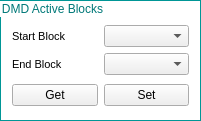
                        <widget class="QGroupBox" name="operatingModes_groupBox_2">
                         <property name="geometry">
                          <rect>
                           <x>10</x>
                           <y>20</y>
                           <width>201</width>
                           <height>121</height>
                          </rect>
                         </property>
                         <property name="sizePolicy">
                          <sizepolicy hsizetype="Fixed" vsizetype="Fixed">
                           <horstretch>0</horstretch>
                           <verstretch>0</verstretch>
                          </sizepolicy>
                         </property>
                         <property name="styleSheet">
                          <string notr="true">QGroupBox{ border: 1px solid ;
background-color: transparent;
border-color: rgb(0,150,150);
color:rgb(0,120,120);
;}</string>
                         </property>
                         <property name="title">
                          <string>DMD Active Blocks</string>
                         </property>
                         <layout class="QVBoxLayout" name="verticalLayout_51">
                          <item>
                           <spacer name="verticalSpacer_7">
                            <property name="orientation">
                             <enum>Qt::Vertical</enum>
                            </property>
                            <property name="sizeType">
                             <enum>QSizePolicy::Fixed</enum>
                            </property>
                            <property name="sizeHint" stdset="0">
                             <size>
                              <width>20</width>
                              <height>10</height>
                             </size>
                            </property>
                           </spacer>
                          </item>
                          <item>
                           <layout class="QHBoxLayout" name="horizontalLayout_35">
                            <item>
                             <layout class="QVBoxLayout" name="verticalLayout_28">
                              <item>
                               <widget class="QLabel" name="apiVersionLabel_2">
                                <property name="minimumSize">
                                 <size>
                                  <width>20</width>
                                  <height>0</height>
                                 </size>
                                </property>
                                <property name="font">
                                 <font>
                                  <pointsize>8</pointsize>
                                 </font>
                                </property>
                                <property name="styleSheet">
                                 <string notr="true">QLabel{border:0px}</string>
                                </property>
                                <property name="text">
                                 <string>Start Block</string>
                                </property>
                               </widget>
                              </item>
                              <item>
                               <widget class="QLabel" name="apiVersionLabel_3">
                                <property name="minimumSize">
                                 <size>
                                  <width>20</width>
                                  <height>0</height>
                                 </size>
                                </property>
                                <property name="font">
                                 <font>
                                  <pointsize>8</pointsize>
                                 </font>
                                </property>
                                <property name="styleSheet">
                                 <string notr="true">QLabel{border:0px}</string>
                                </property>
                                <property name="text">
                                 <string>End Block</string>
                                </property>
                               </widget>
                              </item>
                             </layout>
                            </item>
                            <item>
                             <layout class="QVBoxLayout" name="verticalLayout_29">
                              <item>
                               <widget class="QComboBox" name="startDmdBlock"/>
                              </item>
                              <item>
                               <widget class="QComboBox" name="endDmdBlock"/>
                              </item>
                             </layout>
                            </item>
                           </layout>
                          </item>
                          <item>
                           <layout class="QHBoxLayout" name="horizontalLayout_28">
                            <item>
                             <widget class="QPushButton" name="dmdBlockGet">
                              <property name="text">
                               <string>Get</string>
                              </property>
                             </widget>
                            </item>
                            <item>
                             <widget class="QPushButton" name="dmdBlockSet">
                              <property name="text">
                               <string>Set</string>
                              </property>
                             </widget>
                            </item>
                           </layout>
                          </item>
                         </layout>
                        </widget>
